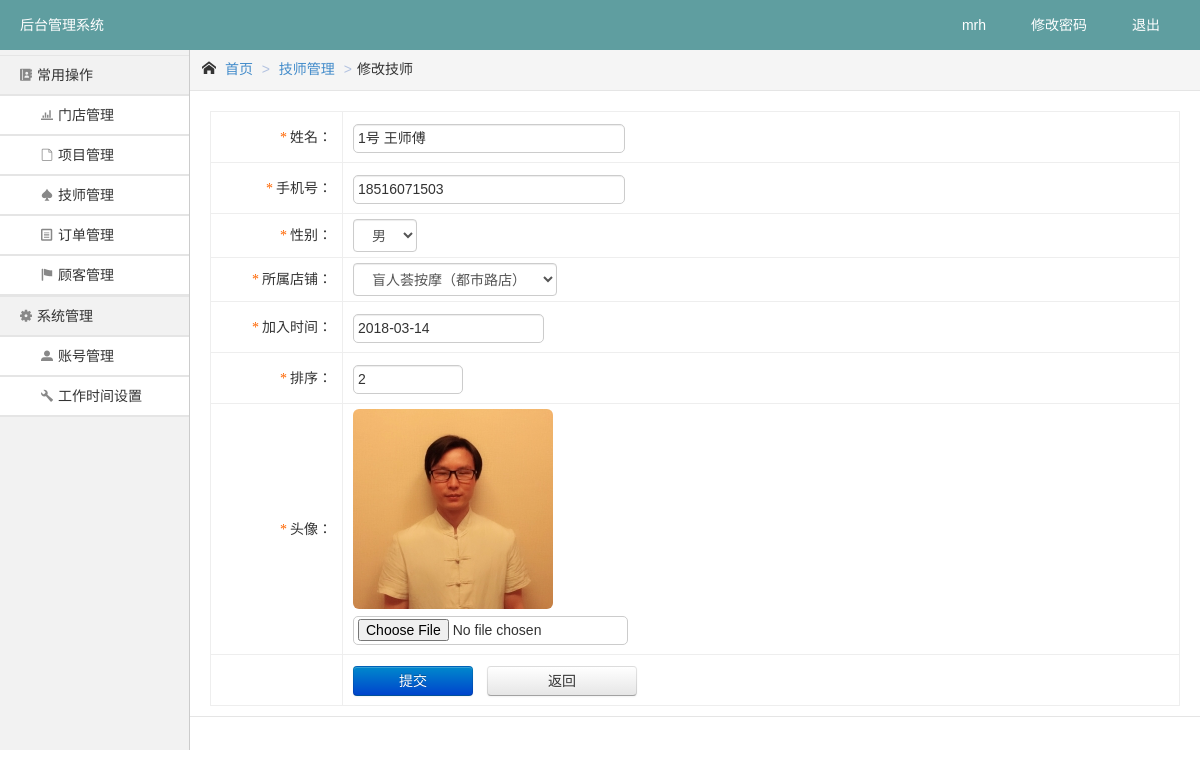
The app's page /backend/beautician/updateBeautician/12 (signed in) with its own data.
### tables this page shows
CREATE TABLE `beautician` (
  `beautician_id` int(10) UNSIGNED NOT NULL,
  `name` varchar(50) NOT NULL,
  `phone` char(13) DEFAULT NULL,
  `shop_id` int(10) NOT NULL,
  `sex` enum('女','男') NOT NULL DEFAULT '女',
  `avatar` varchar(1000) NOT NULL,
  `disabled` tinyint(1) UNSIGNED NOT NULL DEFAULT '0',
  `work_time` tinyint(1) UNSIGNED NOT NULL DEFAULT '1' COMMENT '工作时间, 1为全天， 2为早班， 3为晚班',
  `join_date` date DEFAULT NULL COMMENT '工作时间',
  `order_sort` bigint(11) UNSIGNED NOT NULL DEFAULT '0',
  `created_time` datetime NOT NULL
);

CREATE TABLE `shop` (
  `shop_id` bigint(11) UNSIGNED NOT NULL,
  `shop_name` varchar(100) NOT NULL COMMENT '内容',
  `shop_logo` varchar(1000) DEFAULT NULL COMMENT '内容类型',
  `address` varchar(100) NOT NULL,
  `contacts` varchar(50) DEFAULT NULL,
  `contact_number` varchar(32) DEFAULT NULL,
  `disabled` tinyint(1) UNSIGNED NOT NULL DEFAULT '0',
  `create_time` datetime NOT NULL
);

### application/controllers/BaseController.php (called while the page is built, shortened)
<?php
abstract class BaseController extends CI_Controller
{
  public function __construct()
  {
    $this->load->helper(array('url', 'form', 'security', 'common'));
  }
  public function see($layout, $view, $vars = array())
  {
    $layout = $layout . DS;
    $render = $this->load->view($layout . $view, $vars, true);
    $this->load->view($layout . 'layout', array('content' => $render));
  }
}

### application/controllers/BackendController.php (called while the page is built, shortened)
<?php
class BackendController extends BaseController
{
  public function view($view, $vars = array())
  {
    parent::see('backend', $view, $vars);
  }
}

### application/controllers/backend/Beautician.php (called while the page is built, shortened)
<?php
class Beautician extends BackendController
{
  public function updateBeautician($beautician_id)
  {
    $beautician = $this->beauticianModel->readOne($beautician_id);
    $this->view('beautician/updateBeautician', array('beautician' => $beautician, 'selectShop' => $beautician['shop_id']));
  }
}

### system/codeigniter.php (called while the page is built, shortened)
<?php
spl_autoload_register(function ($class) {
    if (preg_match('~^[a-zA-Z]+Controller$~', $class)) {
        $classPath = APPPATH . 'controllers' . DS . $class . '.php';
    } else if (preg_match('~^[a-zA-Z]+Util$~', $class)) {
        $classPath = APPPATH . 'libraries' . DS . $class . '.php';
    } else if (preg_match('~^[a-zA-Z]+Model$~', $class)) {
        $classPath = APPPATH . 'models' . DS . $class . '.php';
    } else {
        ;
    }
}, true, true);
require_once BASEPATH . 'core/CodeIgniter.php';

### public/index.php (called while the page is built, shortened)
<?php
include '../system/codeigniter.php';

### application/libraries/UrlUtil.php (called while the page is built, shortened)
<?php
class UrlUtil
{
  public static function createUrl($urlPath)
  {
    return base_url() . $urlPath;
  }
  public static function createBackendUrl($urlPath)
  {
    return self::createUrl('backend/' . $urlPath);
  }
}

### application/libraries/CurdUtil.php (called while the page is built, shortened)
<?php
class CurdUtil
{
  private $table;
  private $db;
  public function __construct(CI_Model $model)
  {
    $this->model = $model;
    $this->table = $this->model->table;
    $this->instance = get_instance();
    $this->db = $this->instance->db;
  }
  public function readOne($where = array(), $order = '', $select = '*')
  {
    $this->db->select($select, false);
    $query = $this->db->get_where($this->table, $where, 1, 0);
    $result = $this->result($query);
    return array_pop($result);
  }
  public function readAll($order = '', $where = array())
  {
    if (!empty($order))
      $this->db->order_by($order);
    if (!empty($where))
      $this->db->where($where);
    return $this->result($this->db->get($this->table));
  }
  protected function result($query)
  {
    return $query->result_array();
  }
}

### application/models/BeauticianModel.php (called while the page is built, shortened)
<?php
class BeauticianModel extends BaseModel
{
  public function setTable()
  {
    $this->table = 'beautician';
  }
  public function readOne($beauticianId)
  {
    return (new CurdUtil($this))->readOne(array('beautician_id' => $beauticianId, 'disabled' => 0));
  }
}

### application/models/BaseModel.php (called while the page is built, shortened)
<?php
abstract class BaseModel extends CI_Model
{
  public function beforeRead()
  {
    return true;
  }
  public function afterRead()
  {
    return true;
  }
}

### application/libraries/RequestUtil.php (called while the page is built, shortened)
<?php
class RequestUtil
{
  public static function CM($params = array())
  {
    $instance = get_instance();
    $segments = $instance->uri->segments;
    $controller = array_shift($segments);
    $baseUrl = $controller . '/' . array_shift($segments);
    if (is_dir(APPPATH . 'controllers' . DS . $controller)) {
      $baseUrl .= '/' . array_shift($segments);
    }
    return $instance->config->base_url() . $baseUrl . '/' . implode('/', $params);
  }
}

### application/libraries/UploadUtil.php (called while the page is built, shortened)
<?php
class UploadUtil
{
  public static function buildUploadDocPath($imageString, $size = '')
  {
    if (!is_array($imageString)) {
      $uploadDoc = json_decode($imageString, true);
    } else {
      $uploadDoc = $imageString;
    }
    if ($size) {
      $docPath = "{$uploadDoc['raw_name']}_{$size}{$uploadDoc['file_ext']}";
    } else {
      $docPath = "{$uploadDoc['raw_name']}{$uploadDoc['file_ext']}";
    }
    if (file_exists(UPLOAD_FOLDER . DIRECTORY_SEPARATOR . $docPath))
      return get_instance()->config->base_url() . UPLOAD_FOLDER . '/' . $docPath;
    else
      return get_instance()->config->base_url() . UPLOAD_FOLDER . "/{$uploadDoc['file_name']}";
  }
}

### application/views/backend/beautician/updateBeautician.php (the view, shortened to what this page needs)
<link rel="stylesheet" type="text/css"
      href="<?php echo get_instance()->config->base_url(); ?>static/backend/css/jquery.datetimepicker.css"/>
<div class="crumb-wrap">
  <div class="crumb-list"><i class="icon-font"></i>
    <a href="<?php echo UrlUtil::createBackendUrl('project/index') ?>">首页</a>
    <span class="crumb-step">&gt;</span>
    <a class="crumb-name" href="<?php echo UrlUtil::createBackendUrl('beautician/index') ?>">技师管理</a>
    <span class="crumb-step">&gt;</span><span>修改技师</span></div>
</div>
<div class="result-wrap">
  <div class="result-content">
    <div class="error">
    </div>
    <?php echo form_open_multipart(RequestUtil::CM(array('beautician_id' => $beautician['beautician_id']))); ?>
    <table class="insert-tab" width="100%">
      <tbody>
      <tr>
        <th><i class="require-red">*</i>姓名：</th>
        <td>
          <input class="common-text required" name="name" size="30"
                 value="<?php echo $beautician['name']; ?>" type="text">
        </td>
      </tr>
      <tr>
        <th><i class="require-red">*</i>手机号：</th>
        <td>
          <input class="common-text required" name="phone" size="30"
                 value="<?php echo $beautician['phone']; ?>" type="text">
        </td>
      </tr>
      <tr>
        <th><i class="require-red">*</i>性别：</th>
        <td>
          <select class="select" name="sex">
            <?php $man = ($beautician['sex'] == '男') ? ' selected="selected"' : ''; ?>
            <option value="男"<?php echo $man; ?>>男</option>
          </select>
        </td>
      </tr>
      <tr>
        <th width="120"><i class="require-red">*</i>所属店铺：</th>
        <td>
          <select name="shop_id" class="required select">
          </select>
        </td>
      </tr>
      <tr>
        <th width="120"><i class="require-red">*</i>加入时间：</th>
        <td>
          <input class="common-text required" name="join_date" size="20"
                 value="<?php echo $beautician['join_date']; ?>" type="text">
        </td>
      </tr>
      <tr>
        <th width="120"><i class="require-red">*</i>排序：</th>
        <td>
          <input class="common-text required" name="order_sort" size="10"
                 value="<?php echo $beautician['order_sort']; ?>" type="text">
        </td>
      </tr>
      <tr>
        <th><i class="require-red">*</i>头像：</th>
        <td>
          <img class="project_cover"
               src="<?php echo UploadUtil::buildUploadDocPath($beautician['avatar'], '200x200'); ?>">
          <br>
          <input name="pic" id="" type="file" class="common-text"></td>
      </tr>
      <tr>
        <th></th>
        <td>
          <input class="btn btn-primary btn6 mr10" value="提交" type="submit">
          <a class="btn btn6" href="<?php echo UrlUtil::createBackendUrl('beautician/index'); ?>">返回</a>
        </td>
      </tr>
      </tbody>
    </table>
    </form>
  </div>

### public/static/backend/css/main.css (style rules this page uses)
.crumb-wrap { height: 40px;line-height: 39px;border-bottom: 1px solid #e5e5e5;background: #f5f5f5; }
.crumb-list { padding-left: 12px; }
.crumb-list .icon-font { margin-right: 5px; }
.crumb-step { margin: 0 5px;color: #b2c2e0;font-family: 'Microsoft YaHei',arial,helvetica,sans-serif; }
.common-text { height: 23px;line-height: 23px;padding: 2px 4px;border: 1px solid #ccc;background: #fff;border-radius:5px; }
.result-wrap { padding:10px 20px;border-bottom: 1px solid #e5e5e5; }
table td { padding:5px; }
table img { -webkit-border-radius:6px; -moz-border-radius:6px; border-radius:6px; }

### records on screen
beautician: name "1号 王师傅", phone "18516071503", join_date "2018-03-14", order_sort "2"
shop: shop_id "盲人荟按摩（都市路店）"

### other values on screen
UserUtil::getUserName() "mrh"
